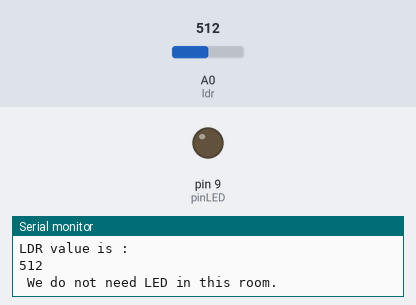
Simulated run of this sketch. Board: Arduino Uno, built with avr-gcc and run on an emulated ATmega328P. Parts: output pins drawn as LEDs (lit = HIGH), the last lines printed to the serial monitor. The test bench sets the inputs (shaded band); at power-on: A0 (ldr) = 512.

Above: at 4.1 s.
4.2 s: A0 (ldr) set to 54
8.4 s: A0 (ldr) set to 44
At 11.3 s:
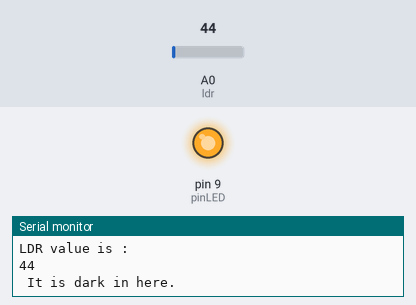
12.6 s: A0 (ldr) set to 60
At 13.8 s:
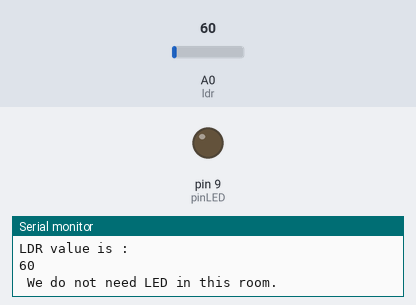
16.8 s: A0 (ldr) set to 40
At 21.3 s:
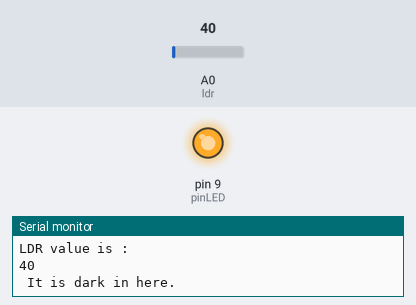
Timing chart, 0 to 22.3 s (numbered marks = the images above; inputs shaded):
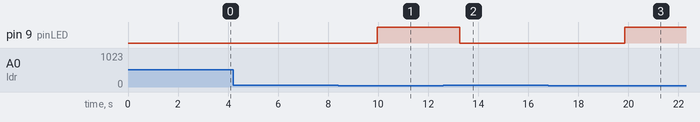

Measured:
- the behaviour switches between 50 and 49 on A0 (ldr) (found by bisection; images 0 and 1)
- after the input at 8.4 s, pin 9 (pinLED): LOW → HIGH after 1.6 s
- after the input at 12.6 s, pin 9 (pinLED): HIGH → LOW after 0.66 s
- after the input at 16.8 s, pin 9 (pinLED): LOW → HIGH after 3.1 s

The sketch:

LDRLightSensor.ino
```cpp
int ldr=A0;//Set A0(Analog Input) for LDR.
int value=0;
const int pinLED = 9;

void setup() {
Serial.begin(9600);
Serial.println("Lighting a Dark Room");
Serial.println("with Arduino UNO R3 by Glanz and Freya");
pinMode(pinLED,OUTPUT);
}

void loop() {
value=analogRead(ldr);//Reads the Value of LDR(light).
Serial.println("LDR value is :");//Prints the value of LDR to Serial Monitor.
Serial.println(value);
if(value<50)
  {
    Serial.println(" It is dark in here.");
    digitalWrite(pinLED,HIGH);//Makes the LED glow in Dark.
    delay(3300);
  }
  else
  {
    Serial.println(" We do not need LED in this room.");
    digitalWrite(pinLED,LOW);//Turns the LED OFF in Light.
    delay(3300);
  }
}
```
